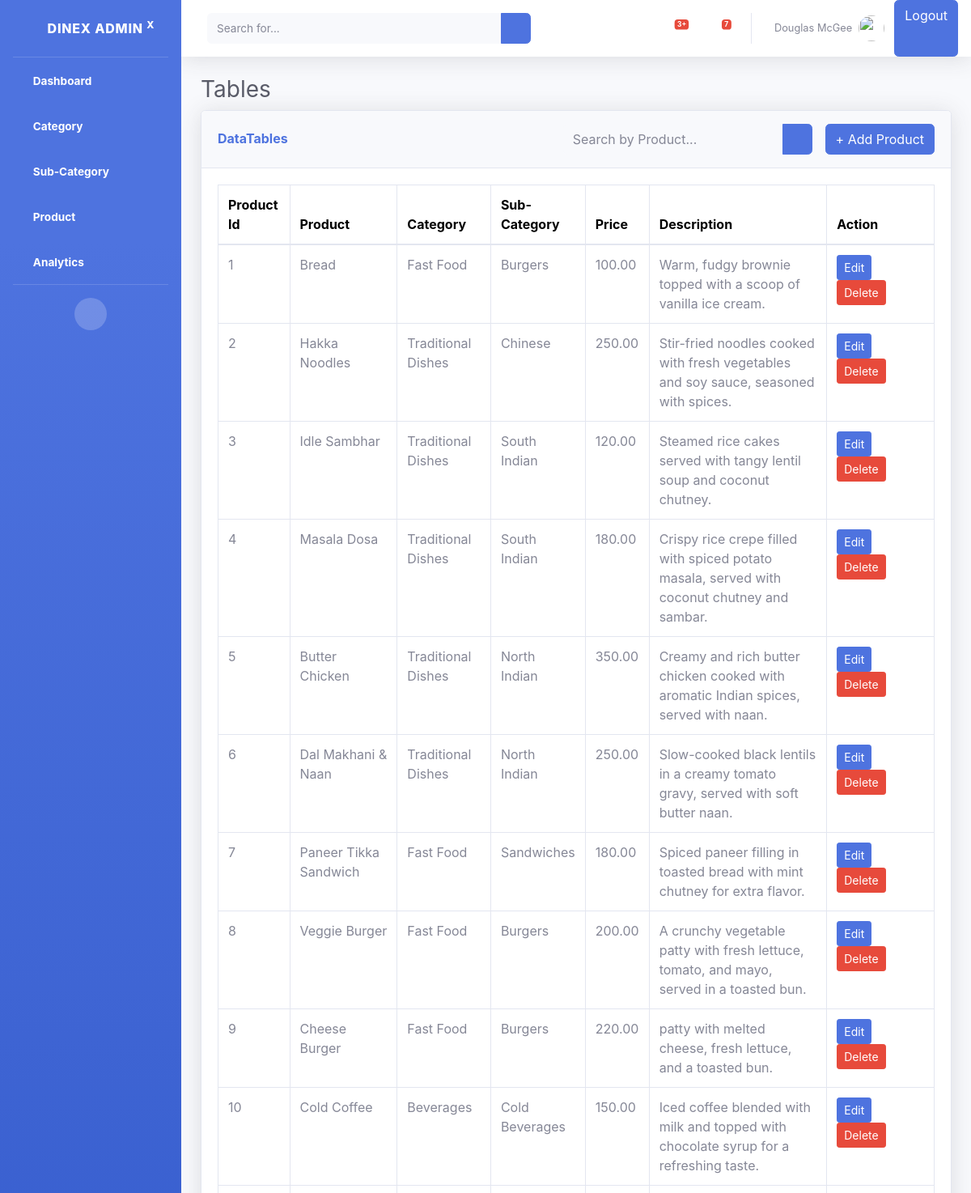
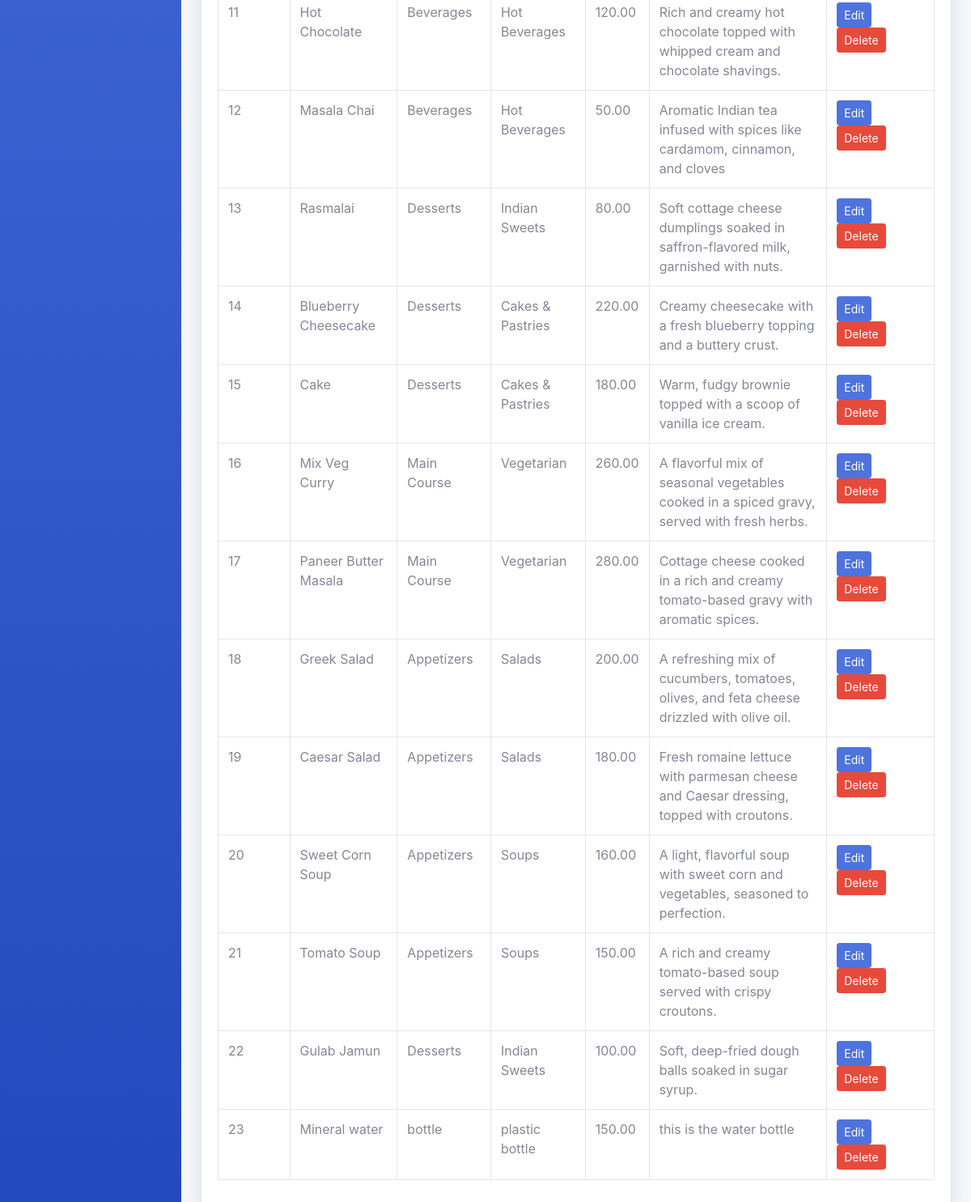
The app's page /product/ with its own data (2 pictures, top to bottom).
### foodapp/models.py (models this page shows, shortened)
class Product(models.Model):
    category= models.ForeignKey(Category,on_delete=models.CASCADE)
    sub_category = models.ForeignKey(SubCategory,on_delete=models.CASCADE,null=True,blank=True)
    prod_name = models.CharField(max_length=100)
    description = models.TextField()
    price = models.DecimalField(max_digits=10,decimal_places=2)
    product_image = models.ImageField(upload_to='product_images/', null=True, blank=True)
    created_at = models.DateTimeField(auto_now_add=True)

class Category(models.Model):
    category_name = models.CharField(max_length=200,unique=True)

class SubCategory(models.Model):
    category = models.ForeignKey(Category,on_delete=models.CASCADE,related_name="subcategories")
    sub_category_name = models.CharField(max_length=100, unique=True)

### foodapp/views.py (the view)
# urls.py: path('product/',product_list,name="products"),
def product_list(request):
    query = request.GET.get('query','')
    if query:
        product_instance = Product.objects.filter(prod_name__icontains = query).order_by("id")
    else:
         product_instance = Product.objects.all().order_by("-id")
    return render(request,"product/index.html",context={"product_data":product_instance})

### foodapp/templates/product/index.html
{% include 'commans/header.html'%}
<div class="container-fluid">
    <h1 class="h3 mb-2 text-gray-800">Tables</h1>
    <div class="card shadow mb-4">
        <div class="card-header py-3 d-flex justify-content-between align-items-center">
            <h6 class="m-0 font-weight-bold text-primary">DataTables</h6>
             <div class="d-flex align-items-center">
                <form method="GET" action="{% url 'products' %}" class="form-inline">
                    <div class="input-group">
                        <input type="text" name="query" class="form-control bg-light border-0 small"
                        placeholder="Search by Product..." aria-label="Search"
                        aria-describedby="basic-addon2" value="{{ request.GET.query }}">
                        <div class="input-group-append">
                            <button  class="btn btn-primary" type="submit">
                                <i class="fas fa-search fa-sm"></i>
                            </button>
                        </div>
                    </div>
                </form>
                <a class="btn ml-3 btn-primary" href="{% url 'create_product' %}" role="button">+ Add Product</a>
            </div>
        </div>
        <div class="card-body">
            <div class="table-responsive">
                <table class="table table-bordered" id="dataTable" width="100%" cellspacing="0">
                    <thead>
                        <tr>
                            <th style="font-weight: bold; color: black; width: 10%;">Product Id</th>
                            <th style="font-weight: bold; color: black;">Product</th>
                            <th style="font-weight: bold; color: black;">Category</th>
                            <th style="font-weight: bold; color: black; width: 13%;">Sub-Category</th>
                            <th style="font-weight: bold; color: black;">Price</th>
                            <th style="font-weight: bold; color: black;">Description</th>
                            <th style="font-weight: bold; color: black; width:15%;">Action</th>
                        </tr>
                    </thead>
                    <tbody>
                        {% for prod in product_data%}
                        <tr>
                            <td>{{forloop.counter}}</td>
                            <td> {{prod.prod_name}} </td>
                            <td> {{prod.category.category_name}} </td>
                            <td> {{prod.sub_category.sub_category_name}} </td>
                            <td> {{prod.price}} </td>
                            <td> {{prod.description}} </td>
                            <td>
                                <a href="{% url 'edit_product' prod.id %}" class="btn btn-primary btn-sm">Edit</a>
                                <a href="{% url 'delete_product' prod.id %}" class="btn btn-danger btn-sm">Delete</a>
                            </td>
                        </tr>
                        {%endfor%}
                    </tbody>
                </table>
            </div>
        </div>
    </div>
</div>
</div>
{% include 'commans/footer.html'%}

### records on screen
Product: prod_name "Bread", category.category_name "Fast Food", sub_category.sub_category_name "Burgers", price "100.00", description "Warm, fudgy brownie topped with a scoop of vanilla ice cream."
Product: prod_name "Hakka Noodles", category.category_name "Traditional Dishes", sub_category.sub_category_name "Chinese", price "250.00", description "Stir-fried noodles cooked with fresh vegetables and soy sauce, seasoned with spices."
Product: prod_name "Idle Sambhar", category.category_name "Traditional Dishes", sub_category.sub_category_name "South Indian", price "120.00", description "Steamed rice cakes served with tangy lentil soup and coconut chutney."
Product: prod_name "Masala Dosa", category.category_name "Traditional Dishes", sub_category.sub_category_name "South Indian", price "180.00", description "Crispy rice crepe filled with spiced potato masala, served with coconut chutney and sambar."
Product: prod_name "Butter Chicken", category.category_name "Traditional Dishes", sub_category.sub_category_name "North Indian", price "350.00", description "Creamy and rich butter chicken cooked with aromatic Indian spices, served with naan."
Product: prod_name "Dal Makhani & Naan", category.category_name "Traditional Dishes", sub_category.sub_category_name "North Indian", price "250.00", description "Slow-cooked black lentils in a creamy tomato gravy, served with soft butter naan."
Product: prod_name "Paneer Tikka Sandwich", category.category_name "Fast Food", sub_category.sub_category_name "Sandwiches", price "180.00", description "Spiced paneer filling in toasted bread with mint chutney for extra flavor."
Product: prod_name "Veggie Burger", category.category_name "Fast Food", sub_category.sub_category_name "Burgers", price "200.00", description "A crunchy vegetable patty with fresh lettuce, tomato, and mayo, served in a toasted bun."
Product: prod_name "Cheese Burger", category.category_name "Fast Food", sub_category.sub_category_name "Burgers", price "220.00", description "patty with melted cheese, fresh lettuce, and a toasted bun."
Product: prod_name "Cold Coffee", category.category_name "Beverages", sub_category.sub_category_name "Cold Beverages", price "150.00", description "Iced coffee blended with milk and topped with chocolate syrup for a refreshing taste."
Product: prod_name "Hot Chocolate", category.category_name "Beverages", sub_category.sub_category_name "Hot Beverages", price "120.00", description "Rich and creamy hot chocolate topped with whipped cream and chocolate shavings."
Product: prod_name "Masala Chai", category.category_name "Beverages", sub_category.sub_category_name "Hot Beverages", price "50.00", description "Aromatic Indian tea infused with spices like cardamom, cinnamon, and cloves"
Product: prod_name "Rasmalai", category.category_name "Desserts", sub_category.sub_category_name "Indian Sweets", price "80.00", description "Soft cottage cheese dumplings soaked in saffron-flavored milk, garnished with nuts."
Product: prod_name "Blueberry Cheesecake", category.category_name "Desserts", sub_category.sub_category_name "Cakes & Pastries", price "220.00", description "Creamy cheesecake with a fresh blueberry topping and a buttery crust."
Product: prod_name "Cake", category.category_name "Desserts", sub_category.sub_category_name "Cakes & Pastries", price "180.00", description "Warm, fudgy brownie topped with a scoop of vanilla ice cream."
Product: prod_name "Mix Veg Curry", category.category_name "Main Course", sub_category.sub_category_name "Vegetarian", price "260.00", description "A flavorful mix of seasonal vegetables cooked in a spiced gravy, served with fresh herbs."
Product: prod_name "Paneer Butter Masala", category.category_name "Main Course", sub_category.sub_category_name "Vegetarian", price "280.00", description "Cottage cheese cooked in a rich and creamy tomato-based gravy with aromatic spices."
Product: prod_name "Greek Salad", category.category_name "Appetizers", sub_category.sub_category_name "Salads", price "200.00", description "A refreshing mix of cucumbers, tomatoes, olives, and feta cheese drizzled with olive oil."
Product: prod_name "Caesar Salad", category.category_name "Appetizers", sub_category.sub_category_name "Salads", price "180.00", description "Fresh romaine lettuce with parmesan cheese and Caesar dressing, topped with croutons."
Product: prod_name "Sweet Corn Soup", category.category_name "Appetizers", sub_category.sub_category_name "Soups", price "160.00", description "A light, flavorful soup with sweet corn and vegetables, seasoned to perfection."
Product: prod_name "Tomato Soup", category.category_name "Appetizers", sub_category.sub_category_name "Soups", price "150.00", description "A rich and creamy tomato-based soup served with crispy croutons."
Product: prod_name "Gulab Jamun", category.category_name "Desserts", sub_category.sub_category_name "Indian Sweets", price "100.00", description "Soft, deep-fried dough balls soaked in sugar syrup."
Product: prod_name "Mineral water", category.category_name "bottle", sub_category.sub_category_name "plastic bottle", price "150.00", description "this is the water bottle"
